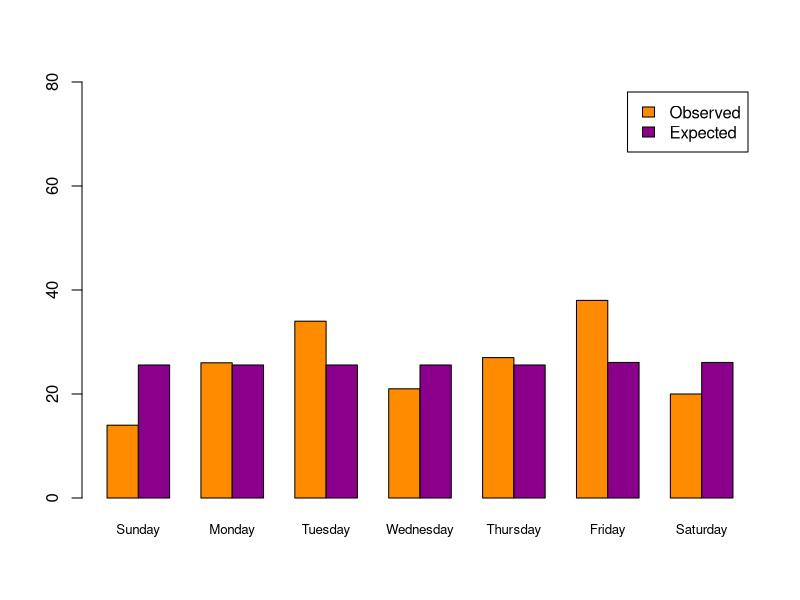
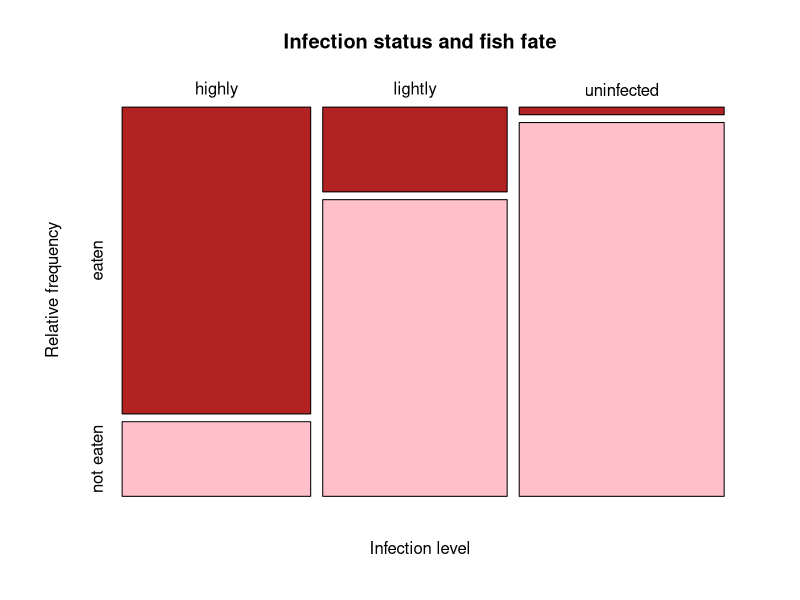
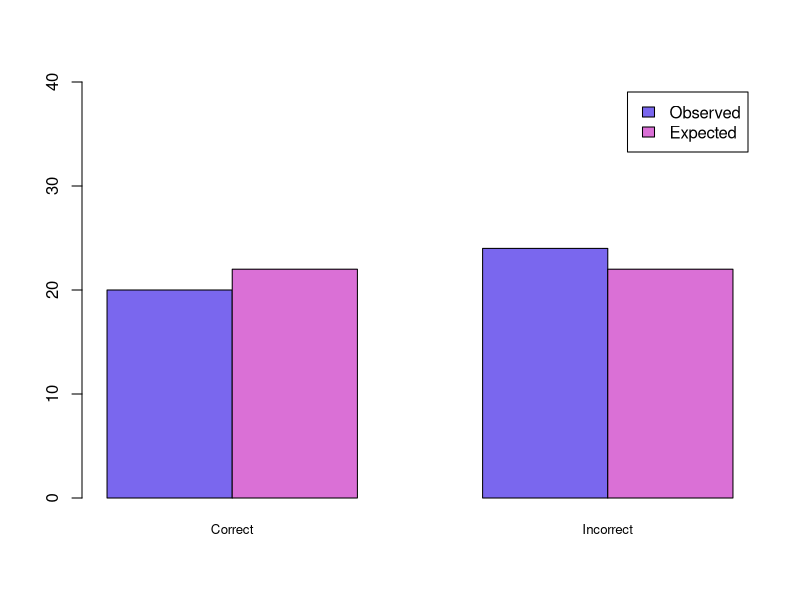

Recreate these plots in R, in order.
## ---- chunk 1

## ---- chunk 2
birthDayObserved <- c(14, 26, 34, 21, 27, 38, 20) # observed counts
birthDayObserved
## ---- chunk 3
Null.Proportions <- c(52/366, 52/366, 52/366, 52/366, 52/366, 53/366, 53/366)
Null.Proportions
sum(Null.Proportions)
## ---- chunk 4
birthDayExpected <- Null.Proportions * sum(birthDayObserved)
birthDayExpected 
## ---- chunk 5
# combine data; row 1 is observed, row 2 is expected
birthData <- rbind(birthDayObserved, birthDayExpected) 
# give the table column names
colnames(birthData)<- c("Sunday","Monday", "Tuesday", "Wednesday", "Thursday", "Friday", "Saturday")
birthData
## ---- chunk 6
colors<-c("darkorange", "darkmagenta")
barplot(height = birthData, beside=TRUE, cex.names = 0.8, ylim = c(0,80),
        legend = c("Observed", "Expected"), col=colors)
## ---- chunk 7
chisq.test(x = birthDayObserved, p = Null.Proportions)
## ---- chunk 8
fish <- read.csv("fish_data.csv")
structure(fish)
## ---- chunk 9
fishTable <- table(fish$infection, fish$fate)
addmargins(fishTable)
## ---- chunk 10
mosaicplot( fishTable, col = c("firebrick", "pink"), cex.axis = 1, 
            sub = "Infection level", ylab = "Relative frequency", 
            main = "Infection status and fish fate")
## ---- chunk 11
FishChiTest <- chisq.test(y = fish$fate, x = fish$infection, correct = FALSE)
FishChiTest
## ---- chunk 12
FishChiTest$expected
## ---- chunk 13
# These first few lines utilize the familiar which() function
fish$infection2 <- "yes" 
uninfected_indices <- which(fish$infection == "uninfected") 
fish$infection2[uninfected_indices] = "no"

# Or, use this one-liner to do the same thing using
fish$infection2<-ifelse(fish$infection == "uninfected", "no", "yes") 

# Then analyze as...
FishChiTest <- chisq.test(y = fish$fate, x = fish$infection2, correct = FALSE)
FishChiTest
FishChiTest$expected

## ---- chunk 14
# your code here
jellyBeanData <- read.csv("JellyBelly.csv")
structure(jellyBeanData)

#Statistical Test Chosen: chi-squared goodness of fit test because it will compare a distribution of observed counts to a distribution of expected counts under some probability model.
guessedRight <- sum(jellyBeanData$Correct == 1)
guessedWrong <- sum(jellyBeanData$Correct == 0)
jellyBeanObserved <- c(guessedRight, guessedWrong)
nullProp <- c(1/2, 1/2)
sum(nullProp) #sanity check

#Let's plot
jellyBeanExpected <- nullProp * sum(jellyBeanObserved)
jellyBeanExpected
# combine data; row 1 is observed, row 2 is expected
beanData <- rbind(jellyBeanObserved, jellyBeanExpected) 
# give the table column names
colnames(beanData)<- c("Correct", "Incorrect")
beanData

colors<-c("slateblue2", "orchid")
barplot(height = beanData, beside=TRUE, cex.names = 0.8, ylim = c(0,40),
        legend = c("Observed", "Expected"), col=colors)

chisq.test(x = jellyBeanObserved, p = nullProp)

## ---- chunk 15
sodaData <- read.csv("CokevPepsi.csv")

## ---- chunk 16

#your code here

